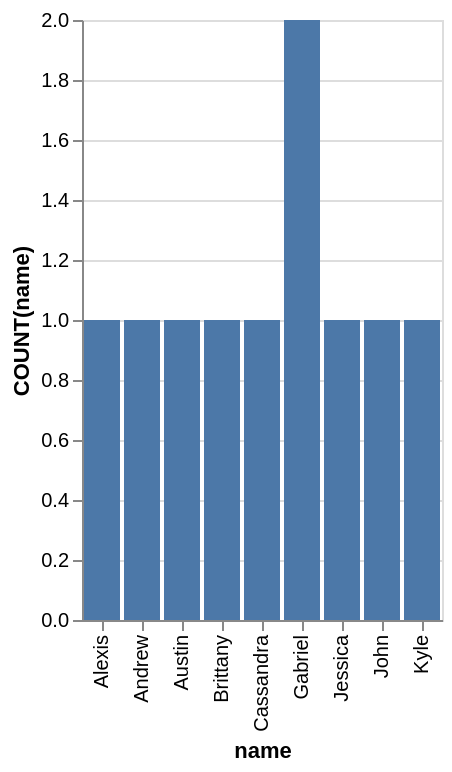

This figure's Vega-Lite source:
### Vega-Lite specification from a JSON file in a GitHub repository (floating-point values rounded to 4 significant figures)
{"data": {"values": [{"x_data": "Alexis", "y_data": 1}, {"x_data": "Andrew", "y_data": 1}, {"x_data": "Austin", "y_data": 1}, {"x_data": "Brittany", "y_data": 1}, {"x_data": "Cassandra", "y_data": 1}, {"x_data": "Gabriel", "y_data": 2}, {"x_data": "Jessica", "y_data": 1}, {"x_data": "John", "y_data": 1}, {"x_data": "Kyle", "y_data": 1}]}, "mark": "bar", "encoding": {"x": {"field": "x_data", "type": "nominal", "title": "name", "sort": "ascending"}, "y": {"field": "y_data", "type": "quantitative", "title": "COUNT(name)"}}}
